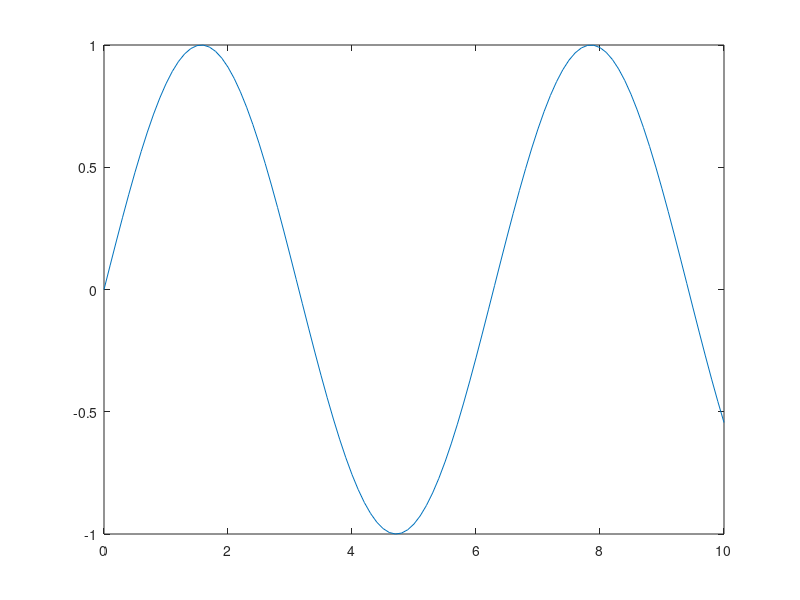

Write the MATLAB code that produced this figure.
%% Control System Engineering (February 19, 2024)

%% Variables
a = 3;
b = 15;
c = a + b;

%% Arithmetic
d = a - b
e = a * b
f = c / d

g = (5-3)*(6/2)
h = 6 / 2 * (1 + 2)

%% Plot

x = [0:0.1:10];
plot(x,sin(x));


%% Exponent

i = 5^3

j = -2^2

k = (-2)^2

l = (-2)^3

m = 4^1/2

n = 3^-2

%% Scientific Notation

o = 2.5*10^3


